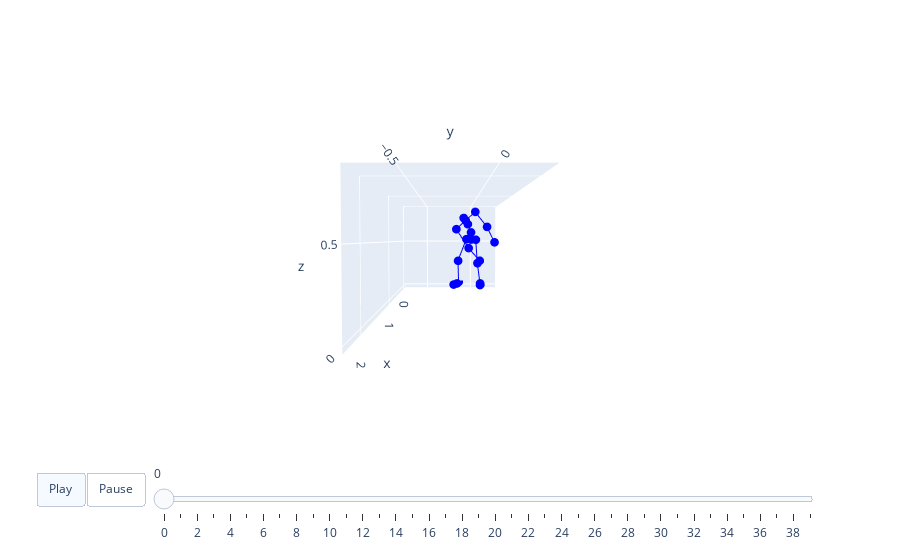

Notebook code cell kept with this figure:
### Code cell
motion2 = output_motion[0].detach().cpu().numpy() * std2 + mean2
bones = kit_bone if opt.dataset_name == 'kit' else None
joint = recover_from_ric(torch.from_numpy(motion2).float(), opt.joints_num).numpy()
animate3d(joint[:length]/1000, BONE_LINK=bones, save_path=None) # 'init.html'

### Figure 1 — Plotly figure (JSON) as saved in the notebook; plotly's stock layout.template omitted (floating-point values rounded to 4 significant figures)
{"data": [{"marker": {"color": "blue", "size": 3}, "mode": "lines+markers", "name": "Nodes0", "type": "scatter3d", "x": [0, -0.02031, null, -0.02031, -0.02066, null, -0.02066, -0.1105, null, -0.1105, -0.08824, null, -0.08824, -0.04363, null, 0, 0.02031, null, 0.02031, 0.05513, null, 0.05513, -0.07515, null, -0.07515, -0.04549, null, -0.04549, 0.01567, null, 0, 0.009427, null, 0.009427, -0.01327, null, -0.01327, -0.01775, null, -0.01775, -0.008383, null, -0.01775, -0.03747, null, -0.03747, -0.08253, null, -0.08253, -0.08899, null, -0.01775, 0.00236, null, 0.00236, -0.09671, null, -0.09671, -0.1068], "y": [0, -0.05219, null, -0.05219, -0.1464, null, -0.1464, -0.1374, null, -0.1374, -0.1579, null, -0.1579, -0.197, null, 0, 0.05225, null, 0.05225, 0.06843, null, 0.06843, 0.1094, null, 0.1094, 0.1097, null, 0.1097, 0.1012, null, 0, -0.001339, null, -0.001339, -0.03647, null, -0.03647, -0.06019, null, -0.06019, -0.08368, null, -0.06019, -0.1663, null, -0.1663, -0.02339, null, -0.02339, 0.1055, null, -0.06019, 0.04659, null, 0.04659, 0.19, null, 0.19, 0.2785], "z": [0.5185, 0.5227, null, 0.5227, 0.2764, null, 0.2764, 0.02522, null, 0.02522, 0.009524, null, 0.009524, 0.001715, null, 0.5185, 0.5163, null, 0.5163, 0.2537, null, 0.2537, 0.01093, null, 0.01093, 0.0003635, null, 0.0003635, 0.003165, null, 0.5185, 0.5996, null, 0.5996, 0.6923, null, 0.6923, 0.734, null, 0.734, 0.7625, null, 0.734, 0.6365, null, 0.6365, 0.4195, null, 0.4195, 0.2731, null, 0.734, 0.8306, null, 0.8306, 0.6648, null, 0.6648, 0.4868]}], "layout": {"scene": {"aspectmode": "manual", "aspectratio": {"x": 2.48, "y": 1.051, "z": 0.9305}, "camera": {"eye": {"x": 3, "y": 0, "z": 0.1}}, "xaxis": {"range": [-0.1105, 2.369]}, "yaxis": {"range": [-0.7627, 0.2881]}, "zaxis": {"range": [-0.03977, 0.8907]}}, "sliders": [{"len": 0.9, "pad": {"b": 10, "t": 60}, "steps": [{"args": [["frame0"], {"frame": {"duration": 0}, "fromcurrent": true, "mode": "immediate", "transition": {"duration": 0, "easing": "linear"}}], "label": "0", "method": "animate"}, {"args": [["frame1"], {"frame": {"duration": 0}, "fromcurrent": true, "mode": "immediate", "transition": {"duration": 0, "easing": "linear"}}], "label": "1", "method": "animate"}, {"args": [["frame2"], {"frame": {"duration": 0}, "fromcurrent": true, "mode": "immediate", "transition": {"duration": 0, "easing": "linear"}}], "label": "2", "method": "animate"}, {"args": [["frame3"], {"frame": {"duration": 0}, "fromcurrent": true, "mode": "immediate", "transition": {"duration": 0, "easing": "linear"}}], "label": "3", "method": "animate"}, {"args": [["frame4"], {"frame": {"duration": 0}, "fromcurrent": true, "mode": "immediate", "transition": {"duration": 0, "easing": "linear"}}], "label": "4", "method": "animate"}, {"args": [["frame5"], {"frame": {"duration": 0}, "fromcurrent": true, "mode": "immediate", "transition": {"duration": 0, "easing": "linear"}}], "label": "5", "method": "animate"}, {"args": [["frame6"], {"frame": {"duration": 0}, "fromcurrent": true, "mode": "immediate", "transition": {"duration": 0, "easing": "linear"}}], "label": "6", "method": "animate"}, {"args": [["frame7"], {"frame": {"duration": 0}, "fromcurrent": true, "mode": "immediate", "transition": {"duration": 0, "easing": "linear"}}], "label": "7", "method": "animate"}, {"args": [["frame8"], {"frame": {"duration": 0}, "fromcurrent": true, "mode": "immediate", "transition": {"duration": 0, "easing": "linear"}}], "label": "8", "method": "animate"}, {"args": [["frame9"], {"frame": {"duration": 0}, "fromcurrent": true, "mode": "immediate", "transition": {"duration": 0, "easing": "linear"}}], "label": "9", "method": "animate"}, {"args": [["frame10"], {"frame": {"duration": 0}, "fromcurrent": true, "mode": "immediate", "transition": {"duration": 0, "easing": "linear"}}], "label": "10", "method": "animate"}, {"args": [["frame11"], {"frame": {"duration": 0}, "fromcurrent": true, "mode": "immediate", "transition": {"duration": 0, "easing": "linear"}}], "label": "11", "method": "animate"}, {"args": [["frame12"], {"frame": {"duration": 0}, "fromcurrent": true, "mode": "immediate", "transition": {"duration": 0, "easing": "linear"}}], "label": "12", "method": "animate"}, {"args": [["frame13"], {"frame": {"duration": 0}, "fromcurrent": true, "mode": "immediate", "transition": {"duration": 0, "easing": "linear"}}], "label": "13", "method": "animate"}, {"args": [["frame14"], {"frame": {"duration": 0}, "fromcurrent": true, "mode": "immediate", "transition": {"duration": 0, "easing": "linear"}}], "label": "14", "method": "animate"}, {"args": [["frame15"], {"frame": {"duration": 0}, "fromcurrent": true, "mode": "immediate", "transition": {"duration": 0, "easing": "linear"}}], "label": "15", "method": "animate"}, {"args": [["frame16"], {"frame": {"duration": 0}, "fromcurrent": true, "mode": "immediate", "transition": {"duration": 0, "easing": "linear"}}], "label": "16", "method": "animate"}, {"args": [["frame17"], {"frame": {"duration": 0}, "fromcurrent": true, "mode": "immediate", "transition": {"duration": 0, "easing": "linear"}}], "label": "17", "method": "animate"}, {"args": [["frame18"], {"frame": {"duration": 0}, "fromcurrent": true, "mode": "immediate", "transition": {"duration": 0, "easing": "linear"}}], "label": "18", "method": "animate"}, {"args": [["frame19"], {"frame": {"duration": 0}, "fromcurrent": true, "mode": "immediate", "transition": {"duration": 0, "easing": "linear"}}], "label": "19", "method": "animate"}, {"args": [["frame20"], {"frame": {"duration": 0}, "fromcurrent": true, "mode": "immediate", "transition": {"duration": 0, "easing": "linear"}}], "label": "20", "method": "animate"}, {"args": [["frame21"], {"frame": {"duration": 0}, "fromcurrent": true, "mode": "immediate", "transition": {"duration": 0, "easing": "linear"}}], "label": "21", "method": "animate"}, {"args": [["frame22"], {"frame": {"duration": 0}, "fromcurrent": true, "mode": "immediate", "transition": {"duration": 0, "easing": "linear"}}], "label": "22", "method": "animate"}, {"args": [["frame23"], {"frame": {"duration": 0}, "fromcurrent": true, "mode": "immediate", "transition": {"duration": 0, "easing": "linear"}}], "label": "23", "method": "animate"}, {"args": [["frame24"], {"frame": {"duration": 0}, "fromcurrent": true, "mode": "immediate", "transition": {"duration": 0, "easing": "linear"}}], "label": "24", "method": "animate"}, {"args": [["frame25"], {"frame": {"duration": 0}, "fromcurrent": true, "mode": "immediate", "transition": {"duration": 0, "easing": "linear"}}], "label": "25", "method": "animate"}, {"args": [["frame26"], {"frame": {"duration": 0}, "fromcurrent": true, "mode": "immediate", "transition": {"duration": 0, "easing": "linear"}}], "label": "26", "method": "animate"}, {"args": [["frame27"], {"frame": {"duration": 0}, "fromcurrent": true, "mode": "immediate", "transition": {"duration": 0, "easing": "linear"}}], "label": "27", "method": "animate"}, {"args": [["frame28"], {"frame": {"duration": 0}, "fromcurrent": true, "mode": "immediate", "transition": {"duration": 0, "easing": "linear"}}], "label": "28", "method": "animate"}, {"args": [["frame29"], {"frame": {"duration": 0}, "fromcurrent": true, "mode": "immediate", "transition": {"duration": 0, "easing": "linear"}}], "label": "29", "method": "animate"}, {"args": [["frame30"], {"frame": {"duration": 0}, "fromcurrent": true, "mode": "immediate", "transition": {"duration": 0, "easing": "linear"}}], "label": "30", "method": "animate"}, {"args": [["frame31"], {"frame": {"duration": 0}, "fromcurrent": true, "mode": "immediate", "transition": {"duration": 0, "easing": "linear"}}], "label": "31", "method": "animate"}, {"args": [["frame32"], {"frame": {"duration": 0}, "fromcurrent": true, "mode": "immediate", "transition": {"duration": 0, "easing": "linear"}}], "label": "32", "method": "animate"}, {"args": [["frame33"], {"frame": {"duration": 0}, "fromcurrent": true, "mode": "immediate", "transition": {"duration": 0, "easing": "linear"}}], "label": "33", "method": "animate"}, {"args": [["frame34"], {"frame": {"duration": 0}, "fromcurrent": true, "mode": "immediate", "transition": {"duration": 0, "easing": "linear"}}], "label": "34", "method": "animate"}, {"args": [["frame35"], {"frame": {"duration": 0}, "fromcurrent": true, "mode": "immediate", "transition": {"duration": 0, "easing": "linear"}}], "label": "35", "method": "animate"}, {"args": [["frame36"], {"frame": {"duration": 0}, "fromcurrent": true, "mode": "immediate", "transition": {"duration": 0, "easing": "linear"}}], "label": "36", "method": "animate"}, {"args": [["frame37"], {"frame": {"duration": 0}, "fromcurrent": true, "mode": "immediate", "transition": {"duration": 0, "easing": "linear"}}], "label": "37", "method": "animate"}, {"args": [["frame38"], {"frame": {"duration": 0}, "fromcurrent": true, "mode": "immediate", "transition": {"duration": 0, "easing": "linear"}}], "label": "38", "method": "animate"}, {"args": [["frame39"], {"frame": {"duration": 0}, "fromcurrent": true, "mode": "immediate", "transition": {"duration": 0, "easing": "linear"}}], "label": "39", "method": "animate"}], "x": 0.1, "y": 0}], "updatemenus": [{"buttons": [{"args": [null, {"frame": {"duration": 40}, "fromcurrent": true, "mode": "immediate", "transition": {"duration": 40, "easing": "linear"}}], "label": "Play", "method": "animate"}, {"args": [[null], {"frame": {"duration": 0}, "fromcurrent": true, "mode": "immediate", "transition": {"duration": 0, "easing": "linear"}}], "label": "Pause", "method": "animate"}], "direction": "left", "pad": {"r": 10, "t": 70}, "type": "buttons", "x": 0.1, "y": 0}]}}
